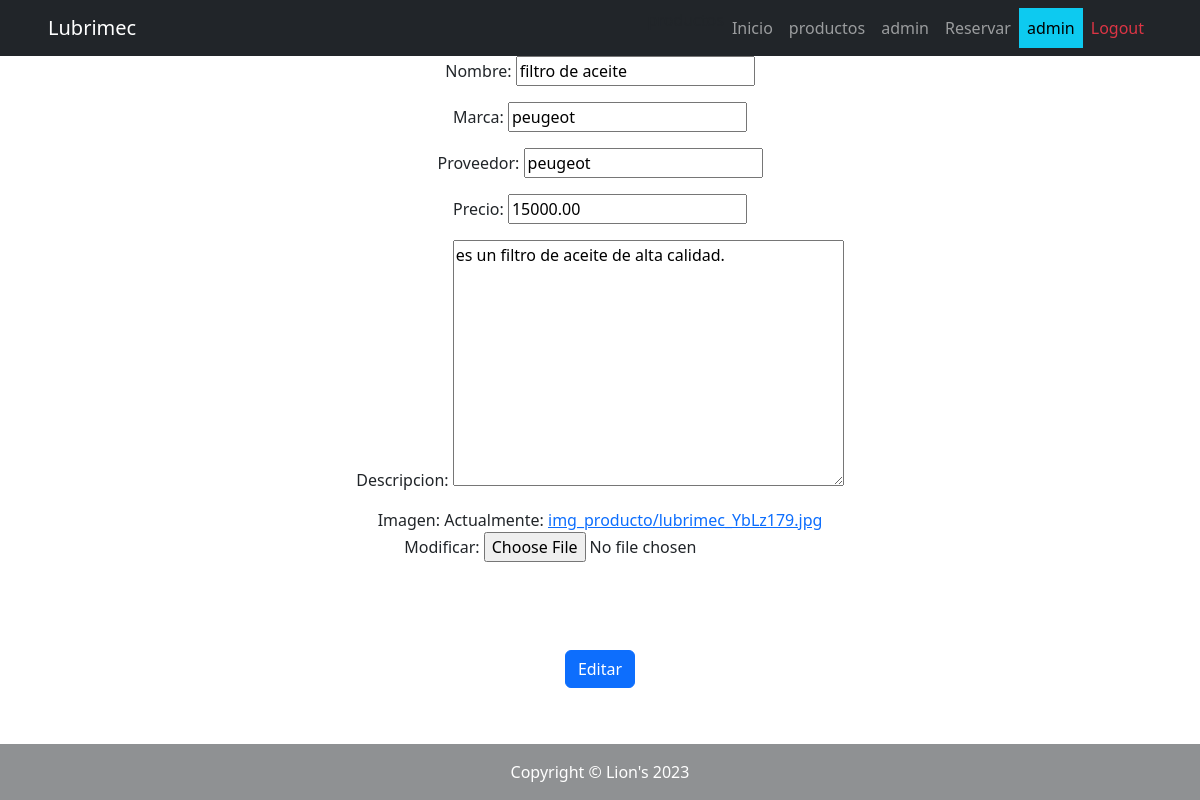
/productos/productos/update/filtro de aceite/ (signed in), run on the app's committed database.
### apps/productos/models.py (models this page shows, shortened)
class ProductoModel(models.Model):
    nombre= models.CharField(max_length=250, blank=False, null=False)
    marca= models.CharField(max_length=250, blank=False, null=False,)
    proveedor= models.CharField(max_length=250, blank=False, null=False,)
    precio= models.DecimalField(max_digits=10, decimal_places=2, default=0,)
    descripcion= models.TextField(max_length=250, blank=True, null=True,)
    imagen= models.ImageField(upload_to= "img_producto", blank= False, null= False)
    class Meta:
        app_label = "productos"

### apps/productos/views.py (the view)
# urls.py: path("productos/update/<NameProducto>/", views.ProductoUpdate, name= "UpdateProducto"),
def ProductoUpdate(request, NameProducto):
    product= ProductoModel.objects.get(nombre= NameProducto)
    if request.method == "POST":
        form= forms.ProductoForms(request.POST, request.FILES)
        if form.is_valid():
            info= form.cleaned_data
            product.nombre= info['nombre']
            product.marca= info['marca']
            product.proveedor= info['proveedor']
            product.precio= info['precio']
            product.descripcion= info['descripcion']
            product.imagen= info['imagen']
            product.save()
            return render(request, "home/index.html")
    else:
        form= forms.ProductoForms(initial={'nombre': product.nombre, 'marca': product.marca, 'proveedor': product.proveedor,
        'precio': product.precio, 'descripcion': product.descripcion, 'imagen': product.imagen})
    return render(request, "productos/EditarProducto.html", {"form_edit": form, "NameProducto": NameProducto})

### apps/productos/forms.py
class ProductoForms(forms.ModelForm):
    class Meta:
        verbose_name= 'producto'
        verbose_name_plural= 'productos'
        model= ProductoModel
        fields= '__all__'

### apps/productos/templates/productos/EditarProducto.html (shortened to what this page needs)
{% extends 'home/index.html' %}
{% block CONTENIDO_INDEX %}
    <div class="container text-center">
        <form method="POST" enctype="multipart/form-data">
            <table class="container text-center form-control-lg">
                {{ form_edit.as_p }}
            </table>
            <button type="submit" class="my-4 btn btn-primary">Editar</button>
        </form>
    </div>
{% endblock CONTENIDO_INDEX %}

### apps/home/templates/home/nav_var.html (shortened to what this page needs)
<nav class="navbar navbar-expand-lg navbar-dark bg-dark sticky-top">
    <div class="container px-5">
    <a class="navbar-brand " href="/">Lubrimec</a>
    </div>
    <div class="container px-5 ">
        <div class="collapse navbar-collapse" id="navbarSupportedContent">
            <ul class="navbar-nav ms-auto mb-2 mb-lg-0"> productos
                <li class="nav-item"><a class="nav-link {% if  request.path == "/"%}active{% endif %}" href="/">Inicio</a></li>
                <li class="nav-item"><a class="nav-link {% if  request.path == "/productos/"%}active{% endif %}" href={% url 'apps.productos:lista_de_productos' %}  >productos</a></li>
                {% if user.is_authenticated %}
                    {% if user.is_staff %}
                        <li class="nav-item"><a class="nav-link {% if  request.path == "/admin/"%}active{% endif %}" href="/admin/">admin</a></li>
                    {% else %}
                        <li class="nav-item"><a class="nav-link {% if  request.path == "/about/"%}active{% endif %}" href={% url 'home:about' %}>Nosotros</a></li>
                    {% endif %}
                    <li class="nav-item"><a class="nav-link {% if  request.path == "/reservas/"%}active{% endif %}" href={% url 'apps.register:Reservar' %} >Reservar</a></li>
                    <li class="nav-item"><a class="nav-link text-bg-info" href="/perfil/">{{user.username}} </a></li>
                    <li class="nav-item"><a class="nav-link text-danger {% if  request.path == "/logout/"%}active{% endif %}" href="/logout/">Logout</a></li>
                {% endif %}
            </ul>
        </div>
    </div>
</nav>

### data on the page
ProductoModel: nombre "filtro de aceite", marca "peugeot", proveedor "peugeot", precio "15000.00", descripcion "es un filtro de aceite de alta calidad."

### other printed values
{{ user.username }} "admin"
